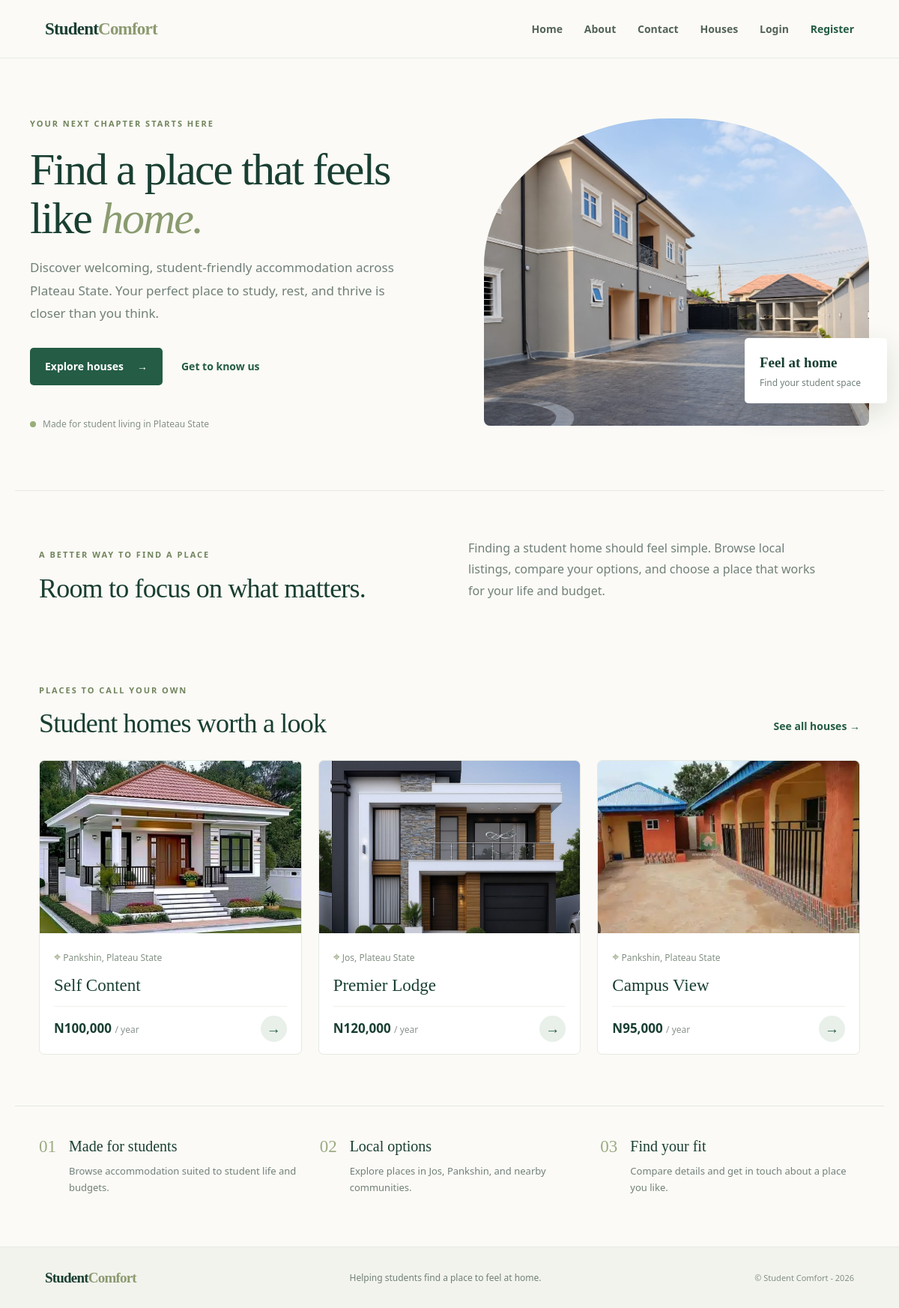
The page /index.html on the database its author committed.
### tables this page shows
CREATE TABLE houses(
                id INTEGER PRIMARY KEY AUTOINCREMENT,
                name TEXT NOT NULL,
                address TEXT NOT NULL,
                price REAL NOT NULL,
                description TEXT NOT NULL,
                image_url TEXT
            );

### Backend/app.py (the view)
@app.route("/")
@app.route("/index")
@app.route("/index.html")
def index():
    with get_db_connection() as conn:
        houses = conn.execute("SELECT * FROM houses ORDER BY id").fetchall()
    return render_template("index.html", houses=houses)

### Backend/app.py (called while the page is built)
def get_db_connection():
    conn = sqlite3.connect(BASE_DIR / "Student_Comfort.db")
    conn.row_factory = sqlite3.Row
    return conn

### Templates/index.html (shortened to what this page needs)
<!DOCTYPE html>
<html lang="en">
<head>
    <link rel="stylesheet" href="{{ url_for('static', filename='main.css') }}">
</head>
<body>
    <nav>
        <a class="brand" href="{{ url_for('index') }}">Student<span>Comfort</span></a>
        <div class="nav-links">
        <a href="{{ url_for('index') }}">Home</a>
        <a href="{{ url_for('about') }}">About</a>
        <a href="{{ url_for('contact') }}">Contact</a>
        <a href="{{ url_for('houses') }}">Houses</a>
        {% if session.get('user_id') %}
            <span>Hi, {{ session.get('username') }}</span>
            <a href="{{ url_for('logout') }}">Logout</a>
        {% else %}
            <a href="{{ url_for('login') }}">Login</a>
            <a href="{{ url_for('register') }}">Register</a>
        {% endif %}
        </div>
    </nav>
    <main>
        <section class="hero">
            <div class="hero-copy">
                <span class="eyebrow">YOUR NEXT CHAPTER STARTS HERE</span>
                <h1>Find a place that feels like <em>home.</em></h1>
                <p>Discover welcoming, student-friendly accommodation across Plateau State. Your perfect place to study, rest, and thrive is closer than you think.</p>
                <div class="hero-actions">
                    <a class="button button-primary" href="{{ url_for('houses') }}">Explore houses <span aria-hidden="true">→</span></a>
                    <a class="text-link" href="{{ url_for('about') }}">Get to know us</a>
                </div>
                <div class="hero-note"><span class="note-dot"></span> Made for student living in Plateau State</div>
            </div>
            <div class="hero-visual">
                <img src="{{ url_for('static', filename='images/image 6.jpg') }}" alt="Welcoming student accommodation">
                <div class="hero-badge"><strong>Feel at home</strong><span>Find your student space</span></div>
            </div>
        </section>
        <section class="intro-section">
            <div>
                <span class="eyebrow">A BETTER WAY TO FIND A PLACE</span>
                <h2>Room to focus on what matters.</h2>
            </div>
            <p>Finding a student home should feel simple. Browse local listings, compare your options, and choose a place that works for your life and budget.</p>
        </section>
        <section class="listings-section">
            <div class="section-heading">
                <div>
                    <span class="eyebrow">PLACES TO CALL YOUR OWN</span>
                    <h2>Student homes worth a look</h2>
                </div>
                <a class="text-link" href="{{ url_for('houses') }}">See all houses <span aria-hidden="true">→</span></a>
            </div>
            <div class="houses">
                {% for house in houses[:3] %}
                <article class="houses-card">
                    <a class="card-image" href="{{ url_for('house_detail', house_id=house['id']) }}">
                        <img src="{{ url_for('static', filename=house['image_url']) }}" alt="{{ house['name'] }}">
                    </a>
                    <div class="card-content">
                        <p class="card-location"><span aria-hidden="true">⌖</span> {{ house['address'] }}</p>
                        <h3>{{ house['name'] }}</h3>
                        <div class="card-bottom">
                            <p class="card-price">N{{ "{:,.0f}".format(house['price']) }} <span>/ year</span></p>
                            <a class="round-link" href="{{ url_for('house_detail', house_id=house['id']) }}" aria-label="View {{ house['name'] }}">→</a>
                        </div>
                    </div>
                </article>
                {% endfor %}
            </div>
        </section>
        <section class="benefits">
            <div class="benefit-item"><span class="benefit-number">01</span><div><h3>Made for students</h3><p>Browse accommodation suited to student life and budgets.</p></div></div>
            <div class="benefit-item"><span class="benefit-number">02</span><div><h3>Local options</h3><p>Explore places in Jos, Pankshin, and nearby communities.</p></div></div>
            <div class="benefit-item"><span class="benefit-number">03</span><div><h3>Find your fit</h3><p>Compare details and get in touch about a place you like.</p></div></div>
        </section>
    </main>
    <footer>
        <a class="brand" href="{{ url_for('index') }}">Student<span>Comfort</span></a>
        <p>Helping students find a place to feel at home.</p>
        <span>&copy; Student Comfort - 2026</span>
    </footer>
</body>
</html>

### rows shown on the page
houses: image_url (picture), address "Pankshin, Plateau State", name "Self Content", price "100,000"
houses: image_url (picture), address "Jos, Plateau State", name "Premier Lodge", price "120,000"
houses: image_url (picture), address "Pankshin, Plateau State", name "Campus View", price "95,000"
